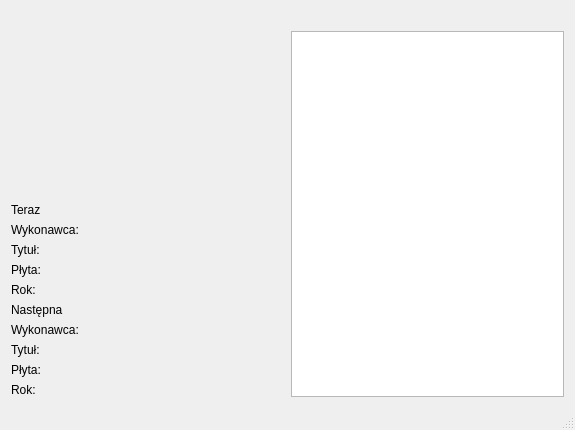
<?xml version="1.0" encoding="UTF-8"?>
<ui version="4.0">
 <class>MainWindow</class>
 <widget class="QMainWindow" name="MainWindow">
  <property name="geometry">
   <rect>
    <x>0</x>
    <y>0</y>
    <width>575</width>
    <height>430</height>
   </rect>
  </property>
  <property name="windowTitle">
   <string>MainWindow</string>
  </property>
  <widget class="QWidget" name="centralWidget">
   <layout class="QHBoxLayout" name="horizontalLayout">
    <item>
     <layout class="QFormLayout" name="formLayout">
      <property name="fieldGrowthPolicy">
       <enum>QFormLayout::AllNonFixedFieldsGrow</enum>
      </property>
      <item row="1" column="0">
       <widget class="QLabel" name="teraz">
        <property name="text">
         <string>Teraz</string>
        </property>
       </widget>
      </item>
      <item row="2" column="0">
       <widget class="QLabel" name="wykonawca">
        <property name="text">
         <string>Wykonawca:</string>
        </property>
       </widget>
      </item>
      <item row="2" column="1">
       <widget class="QLabel" name="TerazWykonawca">
        <property name="text">
         <string/>
        </property>
       </widget>
      </item>
      <item row="3" column="0">
       <widget class="QLabel" name="tytul">
        <property name="text">
         <string>Tytuł:</string>
        </property>
       </widget>
      </item>
      <item row="4" column="0">
       <widget class="QLabel" name="plyta">
        <property name="text">
         <string>Płyta:</string>
        </property>
       </widget>
      </item>
      <item row="4" column="1">
       <widget class="QLabel" name="TerazPlyta">
        <property name="text">
         <string/>
        </property>
       </widget>
      </item>
      <item row="5" column="0">
       <widget class="QLabel" name="rok">
        <property name="text">
         <string>Rok:</string>
        </property>
       </widget>
      </item>
      <item row="5" column="1">
       <widget class="QLabel" name="TerazRok">
        <property name="text">
         <string/>
        </property>
       </widget>
      </item>
      <item row="1" column="1">
       <widget class="QLabel" name="Okladka">
        <property name="text">
         <string/>
        </property>
       </widget>
      </item>
      <item row="0" column="0">
       <spacer name="verticalSpacer">
        <property name="orientation">
         <enum>Qt::Vertical</enum>
        </property>
        <property name="sizeHint" stdset="0">
         <size>
          <width>20</width>
          <height>40</height>
         </size>
        </property>
       </spacer>
      </item>
      <item row="0" column="1">
       <spacer name="horizontalSpacer">
        <property name="orientation">
         <enum>Qt::Horizontal</enum>
        </property>
        <property name="sizeHint" stdset="0">
         <size>
          <width>40</width>
          <height>20</height>
         </size>
        </property>
       </spacer>
      </item>
      <item row="3" column="1">
       <widget class="QLabel" name="TerazTytul">
        <property name="text">
         <string/>
        </property>
       </widget>
      </item>
      <item row="6" column="0">
       <widget class="QLabel" name="label">
        <property name="text">
         <string>Następna</string>
        </property>
       </widget>
      </item>
      <item row="6" column="1">
       <widget class="QLabel" name="NastepnaOkladka">
        <property name="text">
         <string/>
        </property>
       </widget>
      </item>
      <item row="7" column="0">
       <widget class="QLabel" name="label_2">
        <property name="text">
         <string>Wykonawca:</string>
        </property>
       </widget>
      </item>
      <item row="8" column="0">
       <widget class="QLabel" name="label_3">
        <property name="text">
         <string>Tytuł:</string>
        </property>
       </widget>
      </item>
      <item row="9" column="0">
       <widget class="QLabel" name="label_4">
        <property name="text">
         <string>Płyta:</string>
        </property>
       </widget>
      </item>
      <item row="10" column="0">
       <widget class="QLabel" name="label_5">
        <property name="text">
         <string>Rok:</string>
        </property>
       </widget>
      </item>
      <item row="7" column="1">
       <widget class="QLabel" name="NastepnaWykonawca">
        <property name="text">
         <string/>
        </property>
       </widget>
      </item>
      <item row="8" column="1">
       <widget class="QLabel" name="NastepnaTytul">
        <property name="text">
         <string/>
        </property>
       </widget>
      </item>
      <item row="9" column="1">
       <widget class="QLabel" name="NastepnaPlyta">
        <property name="text">
         <string/>
        </property>
       </widget>
      </item>
      <item row="10" column="1">
       <widget class="QLabel" name="NastepnaRok">
        <property name="text">
         <string/>
        </property>
       </widget>
      </item>
     </layout>
    </item>
    <item>
     <layout class="QVBoxLayout" name="verticalLayout">
      <item>
       <widget class="QLabel" name="header">
        <property name="text">
         <string/>
        </property>
       </widget>
      </item>
      <item>
       <widget class="QListWidget" name="listWidget"/>
      </item>
     </layout>
    </item>
   </layout>
  </widget>
  <widget class="QMenuBar" name="menuBar">
   <property name="geometry">
    <rect>
     <x>0</x>
     <y>0</y>
     <width>575</width>
     <height>23</height>
    </rect>
   </property>
  </widget>
  <widget class="QStatusBar" name="statusBar"/>
 </widget>
 <layoutdefault spacing="6" margin="11"/>
 <resources/>
 <connections/>
</ui>
